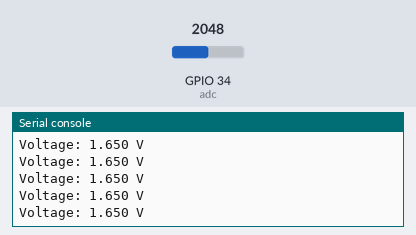
Simulated run of this program. Board: ESP32 board running MicroPython. Parts: the last lines printed to the serial console. The inputs (shaded band) are chosen by the test bench; at power-on: GPIO 34 (adc) = 2048 (analog values on the 0–4095 scale).

Above: at 1.2 s.
1.3 s: GPIO 34 (adc) set to 2866
At 1.31 s:
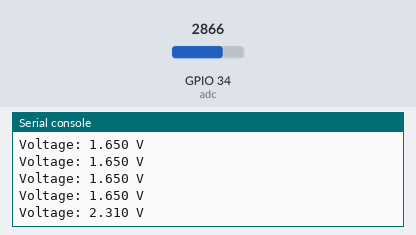
2.8 s: GPIO 34 (adc) set to 3603
At 2.81 s:
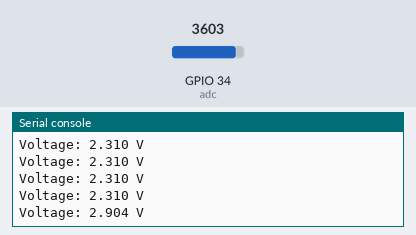
Timing chart, 0 to 5.8 s (numbered marks = the images above; inputs shaded):
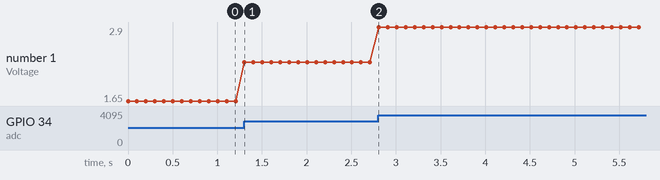

The program:

main.py
```python
import machine
import time

# Setup ADC on pin 36 (GPIO36)
adc = machine.ADC(machine.Pin(34))

# Configure ADC attenuation for full-scale voltage (0-3.3V)
adc.atten(machine.ADC.ATTN_11DB)  # 11 dB attenuation (max ~3.6V)

# ADC width (resolution)
adc.width(machine.ADC.WIDTH_12BIT)  # 12-bit resolution (0-4095)

def read_voltage():
    raw = adc.read()  # Read ADC raw value (0-4095)
    voltage = raw / 4095 * 3.3  # Convert to voltage (assuming 3.3V reference)
    return voltage

while True:
    voltage = read_voltage()
    print(f"Voltage: {voltage:.3f} V")
    time.sleep(0.1)  # 10 samples per second
```

Measured:
- after the input at 1.3 s, the serial console: prints a new line at once (image 1)
- after the input at 2.8 s, the serial console: prints a new line at once (image 2)
- plotted number 1: 1.65 → 2.31 after the input at 1.3 s, 2.31 → 2.9 after the input at 2.8 s
